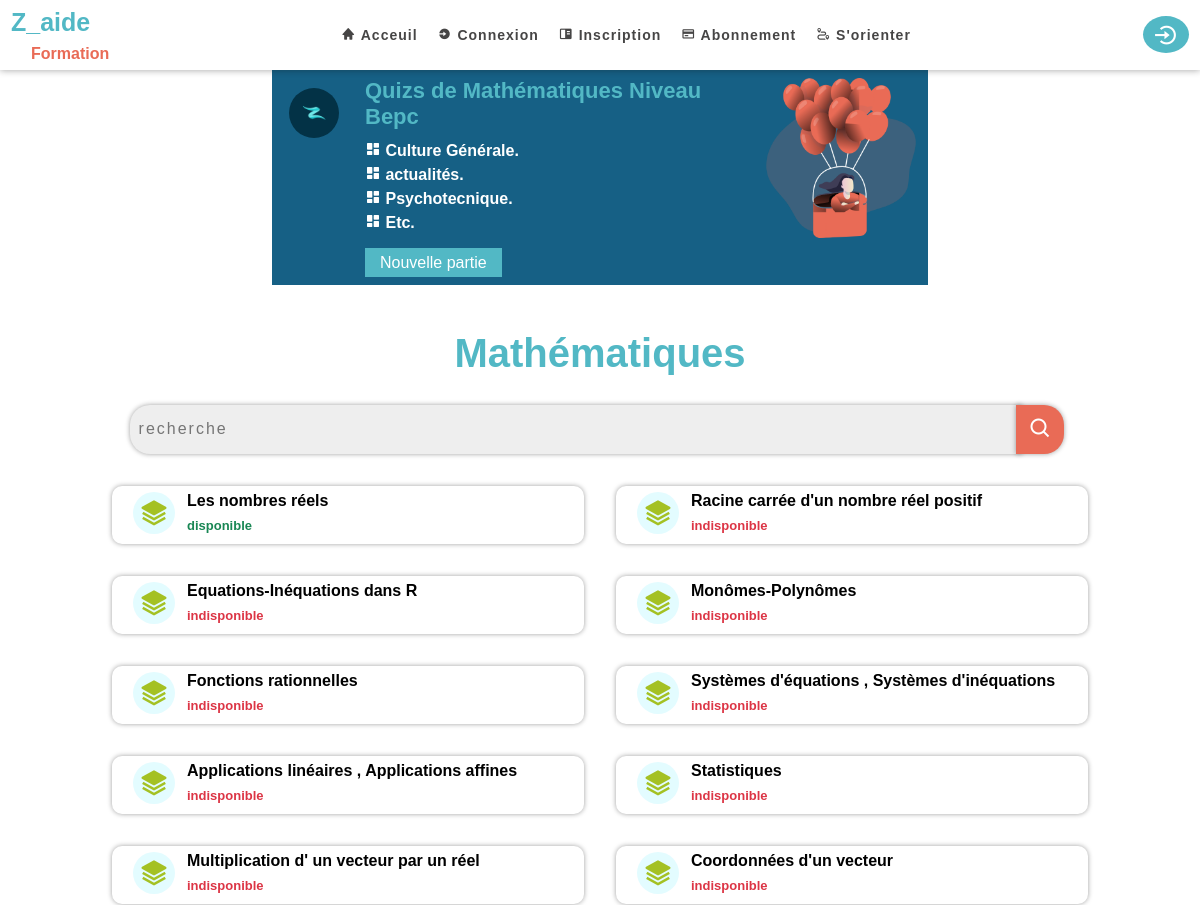
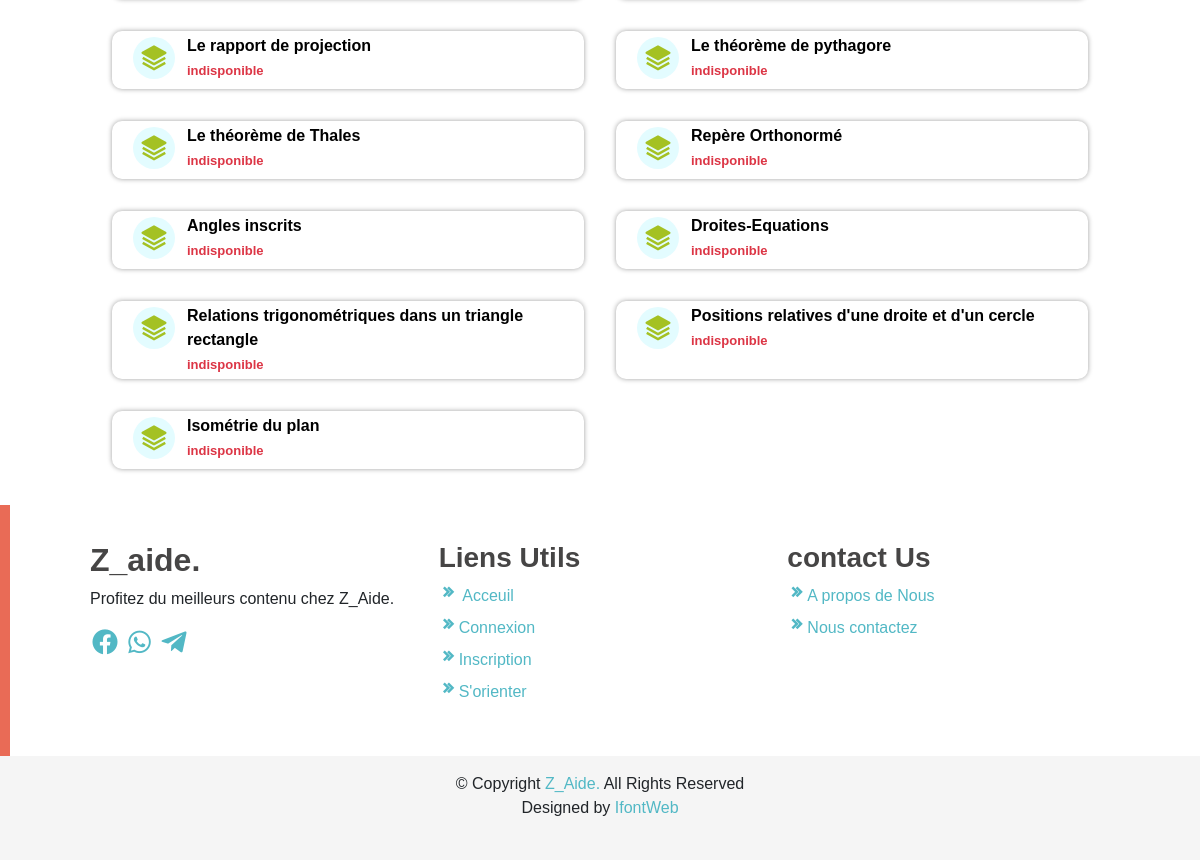
The app's page /start/1/1/lecon with its own data (2 pictures, top to bottom).
### programme/models.py (models this page shows, shortened)
class Matiere(models.Model):
    Nom_matiere=models.CharField(max_length=200,null=True,blank=True)
    image_matiere=models.FileField(upload_to='Matirer',null=True,blank=True)
    matiere_niveau=models.ForeignKey(Niveau,on_delete=models.CASCADE,related_name='matiere',)
    favoris=models.ManyToManyField(User,related_name='favori',null=True,blank=True)
    slug=models.SlugField(null=True ,blank=True)
    def __str__(self):
        return self.Nom_matiere

class Niveau(models.Model):
    Nom_niveau=models.CharField(max_length=200,null=True,blank=True)
    image_niveau=models.FileField(upload_to='classe',null=True,blank=True)
    slug=models.SlugField(null=True ,blank=True)
    def __str__(self):
        return self.Nom_niveau

class Lecons(models.Model):
    Nom_lecon=models.CharField(max_length=100,null=True,blank=True)
    lecon_pdf=models.FileField(upload_to="lecons_pdf",verbose_name="lecon_pdf",null=True,blank=True)
    lecon_niveau=models.ForeignKey(Niveau,on_delete=models.CASCADE,null=True,blank=True)
    lecon_matiere=models.ForeignKey(Matiere,on_delete=models.CASCADE,related_name="lecon",null=True,blank=True)
    numero_lecon=models.PositiveIntegerField(verbose_name='chapitre no',null=True,blank=True)
    slug=models.SlugField(null=True ,blank=True)
    Favoris=models.ManyToManyField(User,related_name='favoris',null=True,blank=True)
    class  Meta:
        ordering= ['numero_lecon']

### programme/views.py (the view)
# urls.py: path('<int:int_niveau>/<int:int_matiere>/lecon',views.lecon,name='lecon'),
def lecon(request,int_niveau,int_matiere):
    color = "#" + ''.join([random.choice('0123456789ABCDEF') for j in range(6)])
    matiere=Matiere.objects.get(pk=int_matiere)
    lecon=matiere.lecon.all()
    search=request.GET.get('search')
    if search !='' and search is not None:
        lecon=matiere.lecon.filter(Nom_lecon__icontains=search)
    return render(request,'lecon.html',{'lecons':lecon,'matiere':matiere,'color':color})

### programme/templates/lecon.html (shortened to what this page needs)
{% extends 'base.html'  %}
{% load static %}
{% load myfilter %}
{%  block content  %}
{% include 'nav.html' %}
<section class="Quizs mt-5">
    <div class="sectionQuiz">
      <div class="image1">
        <img src="/static/assets/img/logoZ.png">
      </div>
      <div class="present">
        <h1>Quizs de {{matiere}} {{matiere.matiere_niveau}}</h1>
        <ul>
            <li><i class="bx bxs-dashboard"></i> <span>Culture Générale.</span> </li>
            <li><i class="bx bxs-dashboard"></i> <span>actualités.</span></li>
            <li><i class="bx bxs-dashboard"></i> <span>Psychotecnique.</span></li>
            <li><i class="bx bxs-dashboard"></i> <span>Etc.</span></li>
        </ul>
        {% if user.is_authenticated %}
        <a href="{% url 'programme:listequiz' int_matiere=matiere.pk  %}">Nouvelle partie</a>
        {% else %}
        <a href="" data-bs-toggle="modal" data-bs-target="#e">Nouvelle partie</a>
        {%endif%}
      </div>
      <div class="image2">
        <img src="/static/assets/img/ballon2.png">
      </div>
    </div>
  </section>
<section class="check mt-1">
    <div class="section-header ">
        <h1> {{ matiere.Nom_matiere}} </h1>
    </div>
    <div class="search-bar container">
        <form action="" class="form" method="POST" id="search-form" >
          <div class="section-input">
            <input type="search" placeholder="recherche" name="search" id="search">
            <button id="btnsearch" type="submit" class="bx bx-search"> </button>
          </div>
        </form>
    </div>
    <div class="section-check" id="box">
      {% for lecon   in lecons   %}
        <div class="check-card B ">
            <div class="icon a"><i class="bx bxs-layer" style="color: {{color}} ;"></i></div>
            <p><a href="{%  url 'programme:details' int_niveau=lecon.lecon_niveau.pk int_matiere=matiere.pk int_lecon=lecon.pk  %}">{{lecon.Nom_lecon}}</a> <br/>
            {% if lecon.lecon_pdf   %}
            <span class="text-success" style="font-size: 13px;">disponible</span>
            {% else %}
            <span class="text-danger" style="font-size: 13px;">indisponible</span>
            {% endif  %}
        </p>
        </div>
      {%endfor%}
    </div>
</section>
{% include 'footer.html' %}
{% endblock  %}

### records on screen
Matiere: Nom_matiere "Mathématiques", matiere_niveau "Niveau Bepc"
Lecons: Nom_lecon "Les nombres réels", shows "disponible"
Lecons: Nom_lecon "Racine carrée d'un nombre réel positif", lecon_pdf "indisponible"
Lecons: Nom_lecon "Equations-Inéquations dans R", lecon_pdf "indisponible"
Lecons: Nom_lecon "Monômes-Polynômes", lecon_pdf "indisponible"
Lecons: Nom_lecon "Fonctions rationnelles", lecon_pdf "indisponible"
Lecons: Nom_lecon "Systèmes d'équations , Systèmes d'inéquations", lecon_pdf "indisponible"
Lecons: Nom_lecon "Applications linéaires , Applications affines", lecon_pdf "indisponible"
Lecons: Nom_lecon "Statistiques", lecon_pdf "indisponible"
Lecons: Nom_lecon "Multiplication d' un vecteur par un réel", lecon_pdf "indisponible"
Lecons: Nom_lecon "Coordonnées d'un vecteur", lecon_pdf "indisponible"
Lecons: Nom_lecon "Le rapport de projection", lecon_pdf "indisponible"
Lecons: Nom_lecon "Le théorème de pythagore", lecon_pdf "indisponible"
Lecons: Nom_lecon "Le théorème de Thales", lecon_pdf "indisponible"
Lecons: Nom_lecon "Repère Orthonormé", lecon_pdf "indisponible"
Lecons: Nom_lecon "Angles inscrits", lecon_pdf "indisponible"
Lecons: Nom_lecon "Droites-Equations", lecon_pdf "indisponible"
Lecons: Nom_lecon "Relations trigonométriques dans un triangle rectangle", lecon_pdf "indisponible"
Lecons: Nom_lecon "Positions relatives d'une droite et d'un cercle", lecon_pdf "indisponible"
Lecons: Nom_lecon "Isométrie du plan", lecon_pdf "indisponible"
